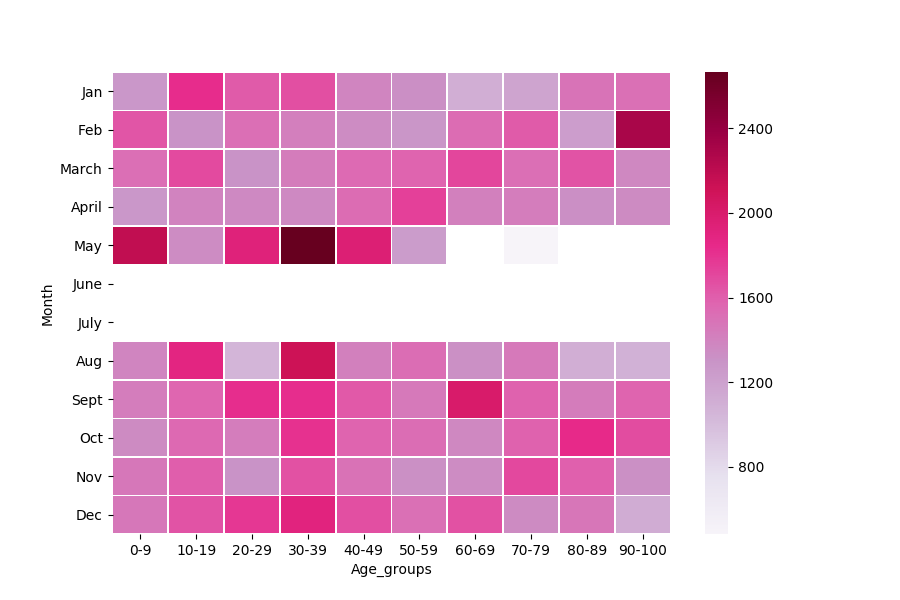

The script that drew this image:
import matplotlib.pyplot as plt
import numpy as np
import pandas as pd
import seaborn as sns
from sklearn import linear_model
from sklearn.metrics import mean_squared_error, r2_score
from sklearn.model_selection import train_test_split

df = pd.read_csv('new_data.csv')
df.dropna(axis=0, how='any', inplace=True)
df["int"]=pd.Series([], dtype=object)
df2=df[['Month','Age','Number_of_patients']]
df3= df2.groupby(['Month','Age'], as_index=False, sort=False).agg({'Number_of_patients' : 'sum'})
#binny=[0,10,20,30,40,50,60,70,80,90,100]
#names=['0-9','10-19','20-29','30-39','40-49','50-59','60-69','70-79','80-89','90-100']
#df['Age_groups']=pd.cut(df['Age'],bins=binny,right=False,labels=names)
#binny2=[0,10,20,30,40,50,60,70,80,90,100,110,121]
#names2=['0-9','10-19','20-29','30-39','40-49','50-59','60-69','70-79','80-89','90-99','100-109','110-120']
#df['Weight_groups']=pd.cut(df['Weight'],bins=binny2,right=False,labels=names2)

#X.groupby('Month').agg({'Number_of_patients' : 'sum'})
X = df3[['Month','Age']]
y = df3['Number_of_patients']

X_train, X_test, y_train, y_test = train_test_split(X, y, test_size=0.75, random_state=42)

regr = linear_model.LinearRegression()

regr.fit(X_train, y_train)

y_pred = regr.predict(X_test)

np.savetxt("pred.csv", y_pred, delimiter=",")

df3[['y_pred']]=pd.read_csv("pred.csv")

binny=[0,10,20,30,40,50,60,70,80,90,100]
names=['0-9','10-19','20-29','30-39','40-49','50-59','60-69','70-79','80-89','90-100']
df3['Age_groups']=pd.cut(df3['Age'],bins=binny,right=False,labels=names)
result = pd.pivot_table(df3, index='Month', columns='Age_groups', values='y_pred')
#plt.scatter(X_test['Month'], y_test,  color='black')
#plt.plot(X_test['Month'], y_pred, color='blue', linewidth=3)
f, ax = plt.subplots(figsize=(9, 6))
sns.heatmap(result,  annot=False, linewidths=.5, cmap="PuRd",ax=ax, yticklabels=['Jan','Feb','March','April','May','June','July','Aug','Sept','Oct','Nov','Dec'])


plt.show()

print('Variance score: %.2f' % r2_score(y_test, y_pred))
